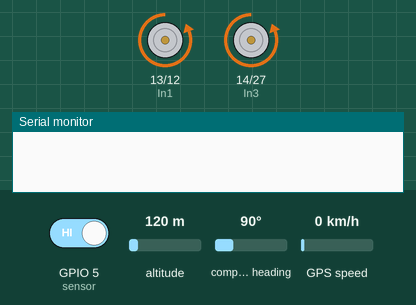
This sketch was run on a simulated ESP32. Shown: motor-driver pin pairs drawn as motors (green arrow = first pin HIGH = forward, orange = second pin HIGH = backward, longer = more drive), the last lines printed to the serial monitor. Inputs (shaded band) come from the test bench; at power-on: GPIO 5 (sensor) HIGH, altitude 120 m, compass heading 90°, GPS speed 0 km/h. WiFi joins after 1.5 s; servers stay silent unless stated; the GPS gets a fix after 3 s at 37.7749, -122.4194 with 8 satellites.

Above: at 5.0 s.
5.1 s: GPIO 5 (sensor) driven LOW
At 6.0 s:
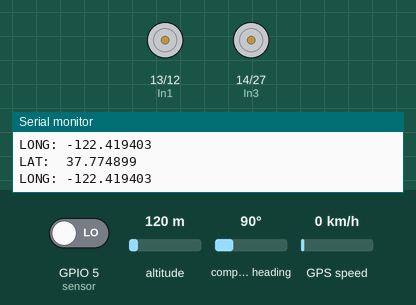
6.7 s: GPIO 5 (sensor) driven HIGH
At 7.7 s:
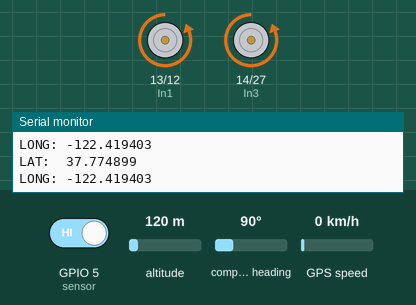
Timing chart, 0 to 9.7 s (numbered marks = the images above; inputs shaded):
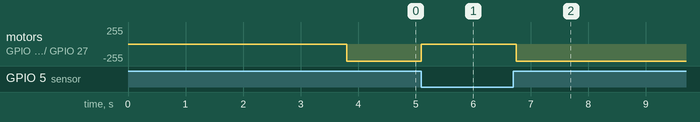

Measured:
- after the input at 5.1 s, motor on GPIO 13 (In1) / GPIO 12 (In2), motor on GPIO 14 (In3) / GPIO 27 (In4): backward 255/255 → stopped at once
- after the input at 6.7 s, motor on GPIO 13 (In1) / GPIO 12 (In2), motor on GPIO 14 (In3) / GPIO 27 (In4): stopped → backward 255/255 after 0.05 s

The sketch:

Slave_Bot_2.ino
```cpp
#include <TinyGPS++.h>
#include <SoftwareSerial.h>
#define BLYNK_PRINT Serial
#include <WiFi.h>
#include <BlynkSimpleEsp32.h>

#define In1 13  //D13
#define In2 12  //D12
#define In3 14   //D14
#define In4 27  //D27
#define sensor 5//D5


static const int RXPin = 34;
static const int TXPin = 35;

static const uint32_t GPSBaud = 9600;

TinyGPSPlus gps;
WidgetMap myMap(V0);

SoftwareSerial ss(RXPin, TXPin);

BlynkTimer timer;

float spd;
float sats;
String bearing;

char auth[] = "i5jAPuKZkscxC4Cc-2pTuwQI-XOvU8U-";
char ssid[] = "Airtel-MyWiFi-AMF-311WW-84CA";
char pass[] = "Monkey_mind";

unsigned int move_index = 1;

void setup()
{
  Serial.begin(115200);
  Serial.println();
  ss.begin(GPSBaud);
  Blynk.begin(auth, ssid, pass);
  timer.setInterval(5000L, checkGPS);

  Serial.begin(9600);
  pinMode(In1,OUTPUT);
  pinMode(In2,OUTPUT);
  pinMode(In3,OUTPUT);
  pinMode(In4,OUTPUT);
  pinMode(sensor,INPUT);
  delay(2000);
}

void checkGPS()
{
  if (gps.charsProcessed() < 10)
  {
    Serial.println(F("No GPS detected: check wiring."));
      Blynk.virtualWrite(V4, "GPS ERROR");
  }
}


void loop()
{
int detect = digitalRead(sensor);

 if ( detect == 0)
 {
  Stop();
  delay(100);


  while (ss.available() > 0)
    {

        if (gps.encode(ss.read()))
          displayInfo();
    }
  Blynk.run();
  timer.run();
 }
 else
 {
  Forward();
 }
}


void moveStop()
{
  digitalWrite(In1, LOW);
  digitalWrite(In2,LOW);
  digitalWrite(In3, LOW);
  digitalWrite(In4, LOW);
  }

void Forward()
{
  digitalWrite(In1,LOW);
  digitalWrite(In2,HIGH);
  digitalWrite(In3,LOW);
  digitalWrite(In4,HIGH);
}

void Backward()
{
  digitalWrite(In1,HIGH);
  digitalWrite(In2,LOW);
  digitalWrite(In3,HIGH);
  digitalWrite(In4,LOW);
}

void TurnRight()
{
  Serial.println("Turn right..");
  digitalWrite(In1, LOW);
  digitalWrite(In2, HIGH);
  digitalWrite(In3, HIGH);
  digitalWrite(In4, LOW);
}

void TurnLeft()
{
 Serial.println("Turn left..");

 digitalWrite(In1, HIGH);
 digitalWrite(In2, LOW);
 digitalWrite(In3, LOW);
 digitalWrite(In4, HIGH);
}
void Stop()
{
 digitalWrite(In1, LOW);
 digitalWrite(In2, LOW);
 digitalWrite(In3, LOW);
 digitalWrite(In4, LOW);
}

void displayInfo()
{
  if (gps.location.isValid() )
  {
    float latitude = (gps.location.lat());
    float longitude = (gps.location.lng());

    Serial.print("LAT:  ");
    Serial.println(latitude, 6);
    Serial.print("LONG: ");
    Serial.println(longitude, 6);
    Blynk.virtualWrite(V1, String(latitude, 6));
    Blynk.virtualWrite(V2, String(longitude, 6));
    myMap.location(move_index, latitude, longitude, "GPS_Location");
    spd = gps.speed.kmph();               //get speed
       Blynk.virtualWrite(V3, spd);

       sats = gps.satellites.value();    //get number of satellites
       Blynk.virtualWrite(V4, sats);

       bearing = TinyGPSPlus::cardinal(gps.course.value()); // get the direction
       Blynk.virtualWrite(V5, bearing);
  }

 Serial.println();
}
```
